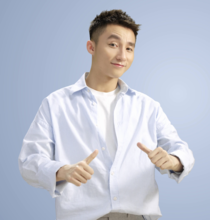
#> input picture tự học/deep learning/t.png, 210 x 220 px
$ python face_detection.py
#> lines starting #> are read from the running program, lines starting #| are printed output that depends on the picture; after the words box and inside, x2 and y2 are one past the last pixel; in counts of white or black regions, pixels touching at a corner belong together
import numpy as np
import cv2

'''
thuat toan bayes
su dung HOG
hogFaceDetector = dlib.get_frontal_face_detector()
faceRects = hogFaceDetector(frameDlibHogSmall, 0)
for faceRect in faceRects:
    x1 = faceRect.left()
    y1 = faceRect.top()
    x2 = faceRect.right()
    y2 = faceRect.bottom()

'''


# Bước 1: Tấm ảnh và tệp tin xml
face_cascade = cv2.CascadeClassifier("Haar Cascade/haarcascade_frontalface_default.xml")
image = cv2.imread("t.png")
#> image is the input picture: shape (220, 210, 3); mean B, G, R 207.9, 194, 188.9
print(image)
#> (printed output is left out)
cv2.imshow("Faces found", image)
# Bước 2: Tạo một bức ảnh xám
grayImage = cv2.cvtColor(image, cv2.COLOR_BGR2GRAY)
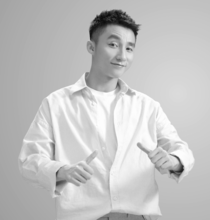
#> grayImage: shape (220, 210); min 12, max 254, mean 194.1

# Bước 3: Tìm khuôn mặt
faces = face_cascade.detectMultiScale(
    grayImage,
    scaleFactor=1.1,
    minNeighbors=3
)
#> faces = [[93, 24, 55, 55]]
# eye_cascade = cv2.CascadeClassifier('haarcascade_eye.xml')
# Bước 4: Vẽ các khuôn mặt đã nhận diện được lên tấm ảnh gốc
for (x, y, w, h) in faces:
    cv2.rectangle(image, (x, y), (x + w, y + h), (0, 255, 0), 2)
#> this loop made 1 pass
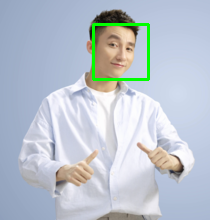
#> image: shape (220, 210, 3); 1.42% of pixels changed, all inside (x1, y1, x2, y2) = (92, 23, 150, 81)
# [12 lines of commented-out code are left out]
cv2.imshow("Faces found", image)
cv2.waitKey(0)
cv2.destroyAllWindows()
